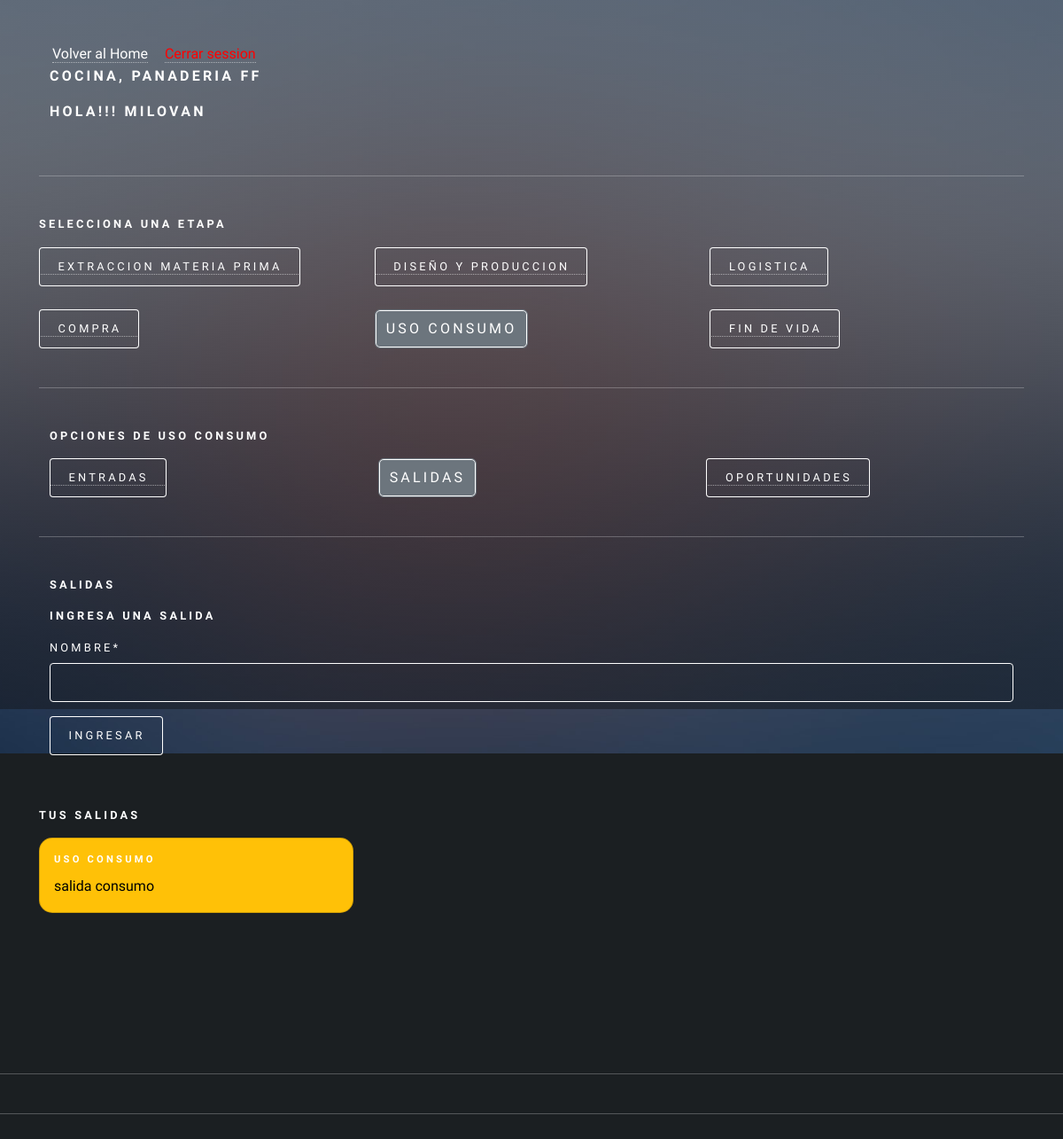
The app's page /agregar_salida_uso (signed in), older data.
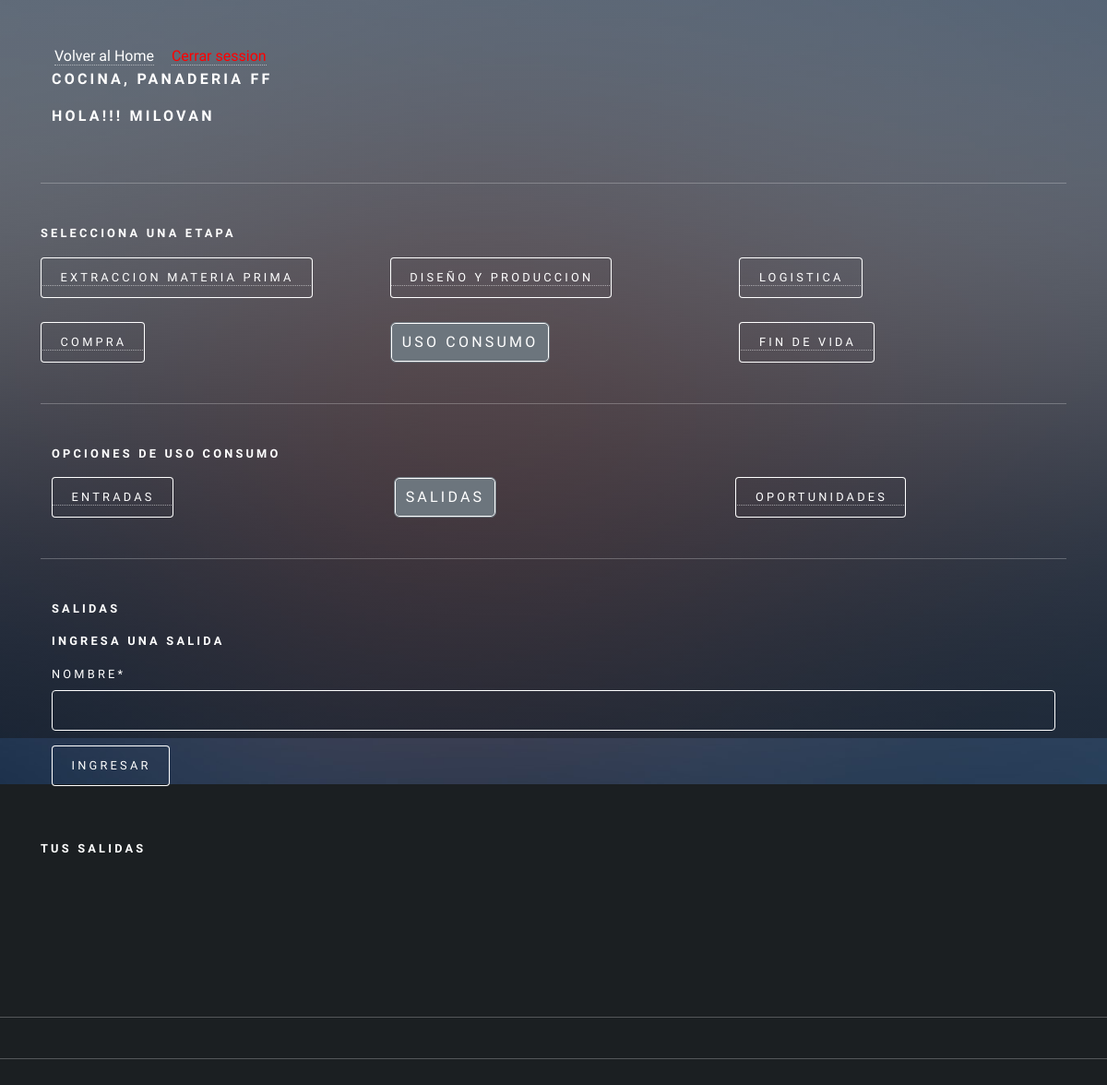
The same page, newer data.
### app/models.py (models this page shows, shortened)
class RegistroTrabajador(models.Model):
    id_registro = models.AutoField(primary_key=True)
    id_usuario = models.ForeignKey(Usuario, on_delete=models.CASCADE)
    descripcion = models.TextField(max_length=160)
    id_area = models.ForeignKey(AreaEmpresa, on_delete=models.CASCADE)

class AreaEmpresa(models.Model):
    id_area = models.AutoField(primary_key=True)
    nombre  = models.CharField(max_length=20)
    productos = models.CharField(max_length=50)
    id_empresa = models.ForeignKey(Empresa, on_delete=models.CASCADE)
    def nombre_area(self):
        return "{}, {}". format(self.nombre, self.id_empresa)
    def __str__(self):
        return self.nombre_area()

class Empresa(models.Model):
    id_empresa = models.AutoField(primary_key=True)
    nombre  = models.CharField(max_length=20)
    def __str__(self):
        return self.nombre

class Salida(models.Model):
    id_salida = models.AutoField(primary_key=True)
    nombre  = models.CharField(max_length=50)
    fecha =  models.DateField(auto_now_add=True)
    etapa = models.ForeignKey(Etapa, on_delete=models.CASCADE)
    usuario =models.ForeignKey(Usuario, on_delete=models.CASCADE)
    id_area = models.ForeignKey(AreaEmpresa, on_delete=models.CASCADE)

class Etapa(models.Model):
    id_etapa = models.AutoField(primary_key=True)
    nombre  = models.CharField(max_length=50)
    fecha_inicio  = models.DateField()
    fecha_termino  = models.DateField()
    area = models.ForeignKey(AreaEmpresa, on_delete=models.CASCADE)
    ciclo = models.ForeignKey(CicloArea, on_delete=models.CASCADE)
    activo = models.BooleanField()
    def __str__(self):
        return self.nombre

### app/views.py (the view, shortened to what this page needs)
# urls.py: path('agregar_salida_uso', agregarSalidaUso, name="agregar_salida_uso"),
def agregarSalidaUso(request):
    if request.user.is_authenticated:
        registros = RegistroTrabajador.objects.filter(id_usuario=request.user)
        etapa = Etapa.objects.values_list("id_etapa", flat=True).filter(nombre="Uso consumo")
        salidas = Salida.objects.filter(usuario=request.user)
        areaTrabajador = RegistroTrabajador.objects.values_list("id_area", flat=True).filter(id_usuario = request.user)
        data = {
            'form': SalidaForm(),
            'registros': registros,
            'salidas': salidas
        }
        return render(request,'autodiagnostico/usoConsumo/salida/agregar_salida.html', data)
    else:
        return render(request,'autodiagnostico/usoConsumo/salida/agregar_salida.html')

### app/forms.py
class SalidaForm(forms.ModelForm):
    class Meta:
        model = Salida
        fields = 'nombre',

### app/templates/autodiagnostico/usoConsumo/salida/agregar_salida.html (shortened to what this page needs)
{% extends 'autodiagnostico/usoConsumo/home_usoConsumo.html' %}
{% load static %}
{% load crispy_forms_tags %}
{% block uso %}
<div class="container">
    <h4>Salidas</h4>
    <form action="" method="post">
        <h4>Ingresa una salida</h4>
        {{form | crispy}}
        <div>
            <input type="submit" class="btn btn-primary" value="ingresar">
        </div>
    </form>
</div>
<br>
<h4>Tus Salidas</h4>
<div class="row row-cols-1 row-cols-md-3 g-4">
    {% for p in salidas %}
        {% if p.etapa.nombre == "Uso consumo" %}
            <div class="col">
                <div class="card text-bg-warning">
                    <div class="card-body">
                        <h5 class="card-title">{{p.etapa}}</h5>
                        <p class="card-text">{{p.nombre}}</p>
                    </div>
                </div>
            </div>
        {% endif %}
    {% endfor %}
</div>
{% endblock uso %}

### app/templates/autodiagnostico/auto_diagnostico.html (shortened to what this page needs)
{% load static %}
<!DOCTYPE HTML>
<html>
<head>
    <link href="https://cdn.jsdelivr.net/npm/bootstrap@5.2.0/dist/css/bootstrap.min.css" rel="stylesheet"
>
    <link rel="stylesheet" href="{% static 'css/main.css' %}" />
    <link rel="stylesheet" href="{% static 'css/style.css' %}">
</head>
<body class="is-preload">
    <div id="wrapper">
        <div class="container-sm">
            {% if user.is_authenticated %}
            <a id="home_admin" href="{% url 'home' %}">Volver al Home</a>  <a href="{% url 'logout' %}" id="cerrarSesion">Cerrar session</a>
            {% if registros %}
            <div class="container-sm">
                <div class="row">
                    {% for i in registros %}
                        <h3>{{i.id_area}}</h3>
                    {% endfor %}
                    <h3>Hola!!! {{user.username}}</h3>
                </div>
            </div>
            <hr>
            <h4>Selecciona una Etapa</h4>
            <div class="row">
                <div class="col">
                    <a href="{% url 'extraccion_materiaPrima' %}"><button type="button" id="extraccion">Extraccion
                            Materia Prima</button></a>
                </div>
                <div class="col">
                    <a href="{% url 'diseño_Produccion' %}"><button type="button" id="diseño">Diseño y
                            produccion</button></a>
                </div>
                <div class="col">
                    <a href="{% url 'logistica' %}"><button type="button" id="logistica">Logistica</button></a>
                </div>
            </div>
            <br>
            <div class="row">
                <div class="col">
                    <a href="{% url 'compra' %}"><button type="button" id="compra">Compra</button></a>
                </div>
                <div class="col">
                    <a href="{% url 'uso_consumo' %}"><button type="button" id="uso">Uso consumo</button></a>
                </div>
                <div class="col">
                    <a href="{% url 'fin_vida' %}"><button type="button" id="fin">Fin de vida</button></a>
                </div>
            </div>
            <hr>
            {% block body %}{% endblock %}
        </div>
        {% else %}
        <h1>Registra la empresa y el area a la que perteneces!!!!</h1>
        <a href="{% url 'agregar_Area' user.id  %}"><button type="button">Aqui</button></a>
        {% endif %}
        {% else %}
        <h1>Inicia Session</h1>
        <p>Para acceder a tu Auto Diagnostico </p>
        <a href="{% url 'login'  %}"><button type="button">Inicia Session</button></a>
        {% endif %}
    </div>
    <hr>
    <hr>
    <br>
    <br>
    <div id="bg"></div>
</body>
</html>

Row changes from the older to the newer data that the page shows:
no longer on this page (row edited): Salida: etapa "USO CONSUMO", nombre "salida consumo"
